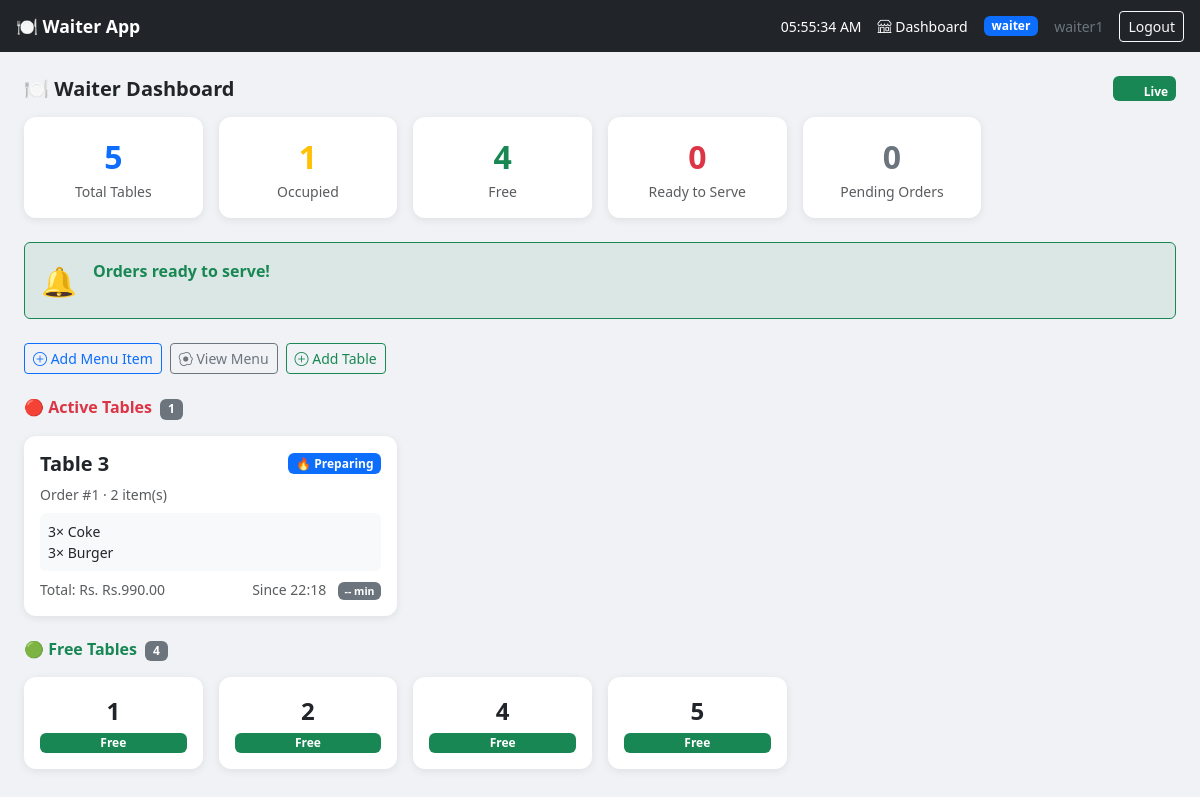
The app's page /dashboard/ (signed in) with its own data.
### core/models.py (models this page shows, shortened)
class UserProfile(models.Model):
    ROLE_CHOICES = [
        ('waiter', 'Waiter'),
        ('chef', 'Chef'),
        ('admin', 'Admin'),
    ]
    user = models.OneToOneField(User, on_delete=models.CASCADE, related_name='profile')
    role = models.CharField(max_length=20, choices=ROLE_CHOICES, default='waiter')

class Table(models.Model):
    number = models.IntegerField(unique=True)
    is_occupied = models.BooleanField(default=False)

class Order(models.Model):
    STATUS_CHOICES = [
        ('pending', 'Pending'),
        ('preparing', 'Preparing'),
        ('served', 'Served'),
        ('paid', 'Paid'),
    ]
    table              = models.ForeignKey(Table, on_delete=models.CASCADE, related_name='orders')
    status             = models.CharField(max_length=20, choices=STATUS_CHOICES, default='pending')
    created_at         = models.DateTimeField(auto_now_add=True)
    updated_at         = models.DateTimeField(auto_now=True)
    served_at          = models.DateTimeField(null=True, blank=True)
    daily_order_number = models.IntegerField(default=0)
    def total_price(self):
        return sum(item.subtotal() for item in self.items.all())

class OrderItem(models.Model):
    order      = models.ForeignKey(Order, on_delete=models.CASCADE, related_name='items')
    menu_item  = models.ForeignKey(MenuItem, on_delete=models.CASCADE)
    quantity   = models.PositiveIntegerField(default=1)
    note       = models.TextField(blank=True)
    unit_price = models.DecimalField(max_digits=6, decimal_places=2, default=0)
    def subtotal(self):
        return self.quantity * self.unit_price

class MenuItem(models.Model):
    CATEGORY_CHOICES = [
        ('food', 'Food'),
        ('drink', 'Drink'),
        ('dessert', 'Dessert'),
    ]
    FOOD_TYPE_CHOICES = [
        ('veg',     'Vegetarian'),
        ('non_veg', 'Non-Vegetarian'),
        ('na',      'N/A'),
    ]
    name         = models.CharField(max_length=100)
    price        = models.DecimalField(max_digits=6, decimal_places=2)
    category     = models.CharField(max_length=20, choices=CATEGORY_CHOICES)
    food_type    = models.CharField(max_length=10, choices=FOOD_TYPE_CHOICES, default='na')
    is_available = models.BooleanField(default=True)

### core/views.py (the view)
# urls.py: path('dashboard/', views.dashboard, name='dashboard'),
@role_required('waiter', 'admin')
def dashboard(request):
    from .models import RolePermission
    tables = Table.objects.all().order_by('number')
    for table in tables:
        table.active_order = Order.objects.filter(
            table=table,
            status__in=['pending', 'preparing', 'served']
        ).prefetch_related('items__menu_item').first()
    active_tables = [t for t in tables if t.is_occupied]
    free_tables   = [t for t in tables if not t.is_occupied]
    ready_orders  = Order.objects.filter(status='served').select_related('table')
    context = {
        'active_tables':  active_tables,
        'free_tables':    free_tables,
        'ready_orders':   ready_orders,
        'total_tables':   tables.count(),
        'occupied_count': len(active_tables),
        'free_count':     len(free_tables),
        'ready_count':    ready_orders.count(),
        'pending_count':  Order.objects.filter(status='pending').count(),
        'waiter_perms':   RolePermission.get(),
        'stats': [
            ('Total Tables',   tables.count(),                                'primary'),
            ('Occupied',       len(active_tables),                            'warning'),
            ('Free',           len(free_tables),                              'success'),
            ('Ready to Serve', ready_orders.count(),                          'danger'),
            ('Pending Orders', Order.objects.filter(status='pending').count(),'secondary'),
        ],
    }
    return render(request, 'core/dashboard.html', context)

### core/models.py (called while the page is built)
    @classmethod
    def get(cls):
        obj, _ = cls.objects.get_or_create(id=1)
        return obj

### core/templates/core/dashboard.html (shortened to what this page needs)
{% extends 'core/base.html' %}
{% block content %}
<div class="d-flex justify-content-between align-items-center mb-3">
    <h5 class="fw-bold mb-0">🍽️ Waiter Dashboard</h5>
    <span class="badge bg-success" id="live-badge">
        Live
    </span>
</div>
<div class="row g-3 mb-4" id="stats-bar">
    <div class="col-6 col-md-4 col-lg-2">
        <div class="card text-center p-3">
            <div class="fw-bold fs-2 text-primary">{{ total_tables }}</div>
            <div class="text-muted small">Total Tables</div>
        </div>
    </div>
    <div class="col-6 col-md-4 col-lg-2">
        <div class="card text-center p-3">
            <div class="fw-bold fs-2 text-warning" id="stat-occupied">{{ occupied_count }}</div>
            <div class="text-muted small">Occupied</div>
        </div>
    </div>
    <div class="col-6 col-md-4 col-lg-2">
        <div class="card text-center p-3">
            <div class="fw-bold fs-2 text-success" id="stat-free">{{ free_count }}</div>
            <div class="text-muted small">Free</div>
        </div>
    </div>
    <div class="col-6 col-md-4 col-lg-2">
        <div class="card text-center p-3">
            <div class="fw-bold fs-2 text-danger" id="stat-ready">{{ ready_count }}</div>
            <div class="text-muted small">Ready to Serve</div>
        </div>
    </div>
    <div class="col-6 col-md-4 col-lg-2">
        <div class="card text-center p-3">
            <div class="fw-bold fs-2 text-secondary" id="stat-pending">{{ pending_count }}</div>
            <div class="text-muted small">Pending Orders</div>
        </div>
    </div>
</div>
<div id="ready-banner" style="display:none;" class="alert border-success bg-success bg-opacity-10 d-flex align-items-start gap-3 mb-4">
    <span style="font-size:1.8rem;">🔔</span>
    <div>
        <strong class="text-success">Orders ready to serve!</strong>
    </div>
</div>
{% if waiter_perms.can_add_menu or waiter_perms.can_add_table %}
<div class="d-flex gap-2 mb-4 flex-wrap">
    {% if waiter_perms.can_add_menu %}
        <a href="{% url 'admin_create_menu_item' %}" class="btn btn-outline-primary btn-sm">
            <i class="bi bi-plus-circle"></i> Add Menu Item
        </a>
        <a href="{% url 'admin_menu' %}" class="btn btn-outline-secondary btn-sm">
            <i class="bi bi-egg-fried"></i> View Menu
        </a>
    {% endif %}
    {% if waiter_perms.can_add_table %}
        <a href="{% url 'admin_create_table' %}" class="btn btn-outline-success btn-sm">
            <i class="bi bi-plus-circle"></i> Add Table
        </a>
    {% endif %}
</div>
{% endif %}
{% if active_tables %}
<h6 class="fw-bold text-danger mb-3">
    🔴 Active Tables <span class="badge bg-secondary ms-1" id="active-count">{{ active_tables|length }}</span>
</h6>
<div class="row g-3 mb-4" id="active-tables-grid">
    {% for table in active_tables %}
    {% with order=table.active_order %}
    <div class="col-12 col-sm-6 col-lg-4">
        <a href="{% url 'table_order' table.id %}" class="text-decoration-none">
            <div class="card h-100 p-3 {% if order.status == 'served' %}border-success border-2{% endif %}">
                <div class="d-flex justify-content-between align-items-center mb-2">
                    <h5 class="mb-0 fw-bold">Table {{ table.number }}</h5>
                    {% if order %}
                        {% if order.status == 'served' %}
                            <span class="badge bg-success">✅ Ready</span>
                        {% elif order.status == 'preparing' %}
                            <span class="badge bg-primary">🔥 Preparing</span>
                        {% elif order.status == 'pending' %}
                            <span class="badge bg-warning text-dark">⏳ Pending</span>
                        {% endif %}
                    {% endif %}
                </div>
                {% if order %}
                <p class="text-muted small mb-2">
                    Order #{{ order.daily_order_number }} · {{ order.items.count }} item(s)
                </p>
                <div class="bg-light rounded p-2 small mb-2">
                    {% for item in order.items.all|slice:":3" %}
                        <div>{{ item.quantity }}× {{ item.menu_item.name }}</div>
                    {% endfor %}
                </div>
                <div class="d-flex justify-content-between small text-muted">
    <span>Total: Rs. Rs.{{ order.total_price }}</span>
    <span>
        Since {{ order.created_at|time:"H:i" }}
        <span id="elapsed-{{ table.number }}" class="badge bg-secondary ms-2">
            -- min
        </span>
    </span>
</div>
                {% endif %}
            </div>
        </a>
    </div>
    {% endwith %}
    {% endfor %}
</div>
{% endif %}
{% if free_tables %}
<h6 class="fw-bold text-success mb-3">
    🟢 Free Tables <span class="badge bg-secondary ms-1">{{ free_tables|length }}</span>
</h6>
<div class="row g-3">
    {% for table in free_tables %}
    <div class="col-6 col-sm-4 col-md-3 col-lg-2">
        <a href="{% url 'table_order' table.id %}" class="text-decoration-none">
            <div class="card text-center p-3">
                <div class="fw-bold fs-4">{{ table.number }}</div>
                <span class="badge bg-success mt-1">Free</span>
            </div>
        </a>
    </div>
    {% endfor %}
</div>
{% endif %}
{% endblock %}

### core/templates/core/base.html (shortened to what this page needs)
<!DOCTYPE html>
<html lang="en">
<head>
    <link href="https://cdn.jsdelivr.net/npm/bootstrap@5.3.0/dist/css/bootstrap.min.css" rel="stylesheet">
    <link href="https://cdn.jsdelivr.net/npm/bootstrap-icons@1.10.5/font/bootstrap-icons.css" rel="stylesheet">
</head>
<body>
<nav class="navbar navbar-dark bg-dark px-3 py-2 sticky-top">
    <a class="navbar-brand" href="{% url 'dashboard' %}">🍽️ Waiter App</a>
    <div class="d-flex align-items-center gap-3">
    <span class="text-white small" id="live-clock">--:--:--</span>
    {% if request.user.profile.role == 'admin' %}
        <a href="{% url 'admin_dashboard' %}" class="text-white text-decoration-none small">
            <i class="bi bi-gear"></i> Admin
        </a>
        <a href="{% url 'dashboard' %}" class="text-white text-decoration-none small">
            <i class="bi bi-shop"></i> Waiter
        </a>
        <a href="{% url 'kitchen' %}" class="text-white text-decoration-none small">
            <i class="bi bi-egg-fried"></i> Kitchen
        </a>
    {% elif request.user.profile.role == 'waiter' %}
        <a href="{% url 'dashboard' %}" class="text-white text-decoration-none small">
            <i class="bi bi-shop"></i> Dashboard
        </a>
    {% elif request.user.profile.role == 'chef' %}
        <a href="{% url 'kitchen' %}" class="text-white text-decoration-none small">
            <i class="bi bi-egg-fried"></i> Kitchen
        </a>
    {% endif %}
    <span class="badge
        {% if request.user.profile.role == 'admin' %}bg-danger
        {% elif request.user.profile.role == 'chef' %}bg-warning text-dark
        {% else %}bg-primary{% endif %}">
        {{ request.user.profile.role }}
    </span>
    <span class="text-secondary small">{{ request.user.username }}</span>
    <a href="{% url 'logout' %}" class="btn btn-outline-light btn-sm">Logout</a>
</div>
</nav>
<div class="container-fluid page-body py-4 px-3 px-md-4" style="max-width:1200px;">
    {% block content %}{% endblock %}
</div>
</body>
</html>

### core/templates/core/base.html (style rules this page uses)
body { background: #f0f2f5; }
.navbar-brand { font-weight: bold; font-size: 1.1rem; }
.card { border: none; box-shadow: 0 2px 8px rgba(0,0,0,0.08); border-radius: 12px; }

### records on screen
Table: number "3", active_order.daily_order_number "1", active_order.items.count "2", active_order.total_price "990.00", active_order.created_at "22:18"
OrderItem: quantity "3", menu_item.name "Coke"
OrderItem: quantity "3", menu_item.name "Burger"
Table: number "1"
Table: number "2"
Table: number "4"
Table: number "5"

### other values on screen
{{ request.user.profile.role }} "waiter"
{{ request.user.username }} "waiter1"
{{ total_tables }} "5"
{{ occupied_count }} "1"
{{ free_count }} "4"
{{ ready_count }} "0"
{{ pending_count }} "0"
{{ active_tables|length }} "1"
{{ free_tables|length }} "4"
